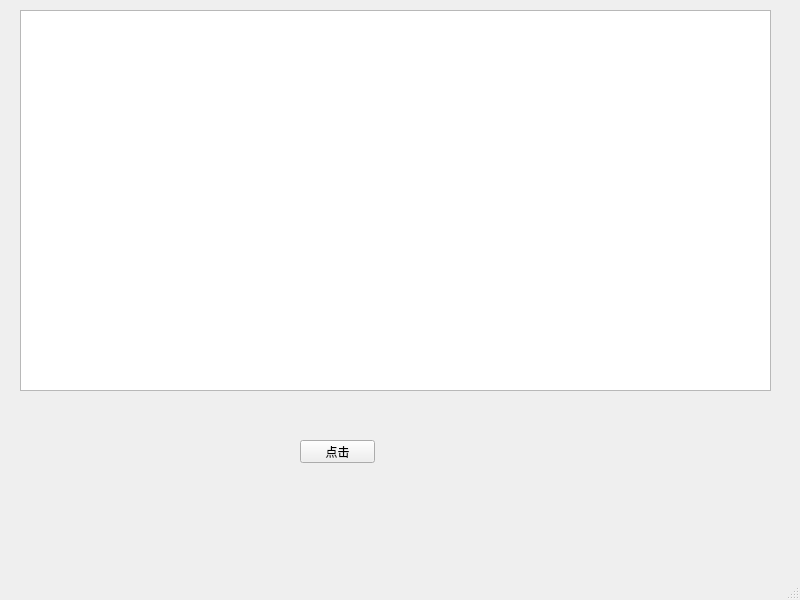
<?xml version="1.0" encoding="UTF-8"?>
<ui version="4.0">
 <class>MainWindow</class>
 <widget class="QMainWindow" name="MainWindow">
  <property name="geometry">
   <rect>
    <x>0</x>
    <y>0</y>
    <width>800</width>
    <height>600</height>
   </rect>
  </property>
  <property name="windowTitle">
   <string>MainWindow</string>
  </property>
  <widget class="QWidget" name="centralwidget">
   <widget class="QTextEdit" name="textEdit">
    <property name="geometry">
     <rect>
      <x>20</x>
      <y>10</y>
      <width>751</width>
      <height>381</height>
     </rect>
    </property>
   </widget>
   <widget class="QPushButton" name="pushButton">
    <property name="geometry">
     <rect>
      <x>300</x>
      <y>440</y>
      <width>75</width>
      <height>23</height>
     </rect>
    </property>
    <property name="text">
     <string>点击</string>
    </property>
   </widget>
  </widget>
  <widget class="QMenuBar" name="menubar">
   <property name="geometry">
    <rect>
     <x>0</x>
     <y>0</y>
     <width>800</width>
     <height>23</height>
    </rect>
   </property>
  </widget>
  <widget class="QStatusBar" name="statusbar"/>
 </widget>
 <resources/>
 <connections/>
</ui>
